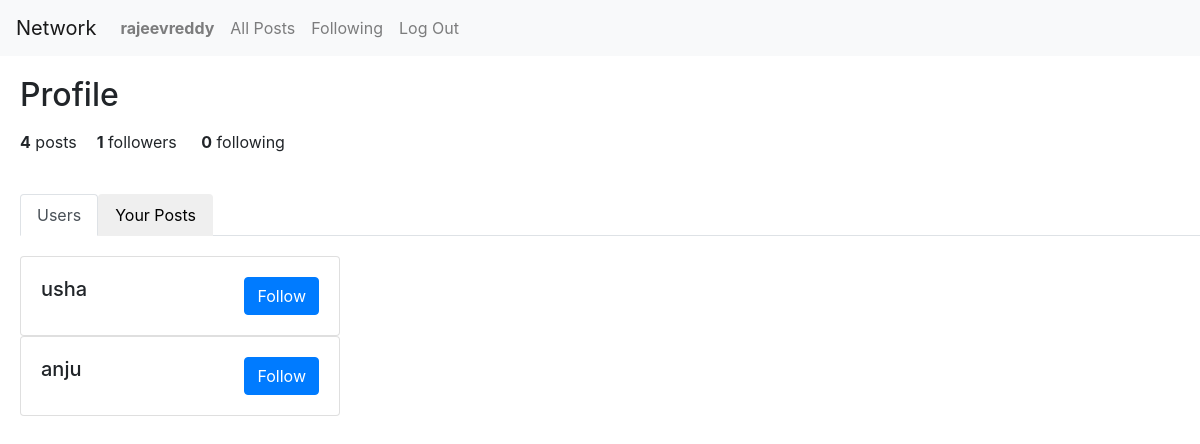
The page /profile (signed in) on the database its author committed.
### network/models.py (models this page shows)
class User(AbstractUser):
    pass

### network/views.py (the view, shortened to what this page needs)
# urls.py: path("profile", views.profile, name="profile"),
@login_required
def profile(request):
    if request.user.is_authenticated:
        user_id = request.user.id
    else:
        return HttpResponseRedirect(reverse("index"))
    user = User.objects.get(id=user_id)
    followed_by = list(user.followed_by.all())
    following = list(user.following.all())
    posts = list(user.authored_posts.order_by("-created_at").all())
    users = User.objects.exclude(id=user_id).exclude(username="rajeev")
    userList = []
    templist = []
    if len(following) == 0:
        for name in users:
            userList.append([name, False])
    return render(request, "network/profile.html", {
        "followed_by": len(followed_by),
        "following": len(following),
        "no_posts": len(posts),
        "posts": user.authored_posts.order_by("-created_at").all(),
        "users": userList
    })

### network/templates/network/profile.html (shortened to what this page needs)
{% extends "network/layout.html" %}
{% block body %}
    <h2 style="margin-left: 20px; margin-top: 20px;">Profile</h2>
    <div>
        <p> <div style="display: inline-block; font-weight: bold; margin-left: 20px">{{ no_posts }}</div> posts<div style="display: inline-block; font-weight: bold; margin-left: 20px">{{ followed_by }}</div> followers <div style="display: inline-block; font-weight: bold; margin-left: 20px">{{ following }}</div> following </p>
    </div>
    <br>
    <ul class="nav nav-tabs" id="myTab" role="tablist" style="margin-left: 20px;">
        <li class="nav-item" role="presentation">
            <button class="nav-link active" id="home-tab" data-bs-toggle="tab" data-bs-target="#home-tab-pane" type="button" role="tab" aria-controls="home-tab-pane" aria-selected="true">Users</button>
        </li>
        <li class="nav-item" role="presentation">
            <button class="nav-link" id="profile-tab" data-bs-toggle="tab" data-bs-target="#profile-tab-pane" type="button" role="tab" aria-controls="profile-tab-pane" aria-selected="false">Your Posts</button>
        </li>
    </ul>
    <div class="tab-content" id="myTabContent" style="padding: 20px;">
        <div class="tab-pane fade show active" id="home-tab-pane" role="tabpanel" aria-labelledby="home-tab" tabindex="0">
            {% for user in users %}
             <div class="card" style="width: 20rem;">
                 <div class="card-body">
                 <h5 class="card-title" style="display: inline-block;">{{ user.0 }}</h5><a href={% url 'followUnfollow' user.0 user.1 user.0.id%} class="btn btn-primary" id="followButton" style="display: inline-block; float: right;">
                     {% if user.1 %}Unfollow{% else %}Follow{% endif %}</a>
                 </div>
             </div>
            {% endfor %}
        </div>
    </div>
{% endblock %}

### network/templates/network/layout.html (shortened to what this page needs)
{% load static %}
<!DOCTYPE html>
<html lang="en">
    <head>
        <link rel="stylesheet" href="https://stackpath.bootstrapcdn.com/bootstrap/4.4.1/css/bootstrap.min.css">
        <link href="{% static 'network/styles.css' %}" rel="stylesheet">
    </head>
    <body>
        <nav class="navbar navbar-expand-lg navbar-light bg-light">
            <a class="navbar-brand" href="#">Network</a>
            <div>
              <ul class="navbar-nav mr-auto">
                {% if user.is_authenticated %}
                    <li class="nav-item">
                        <a class="nav-link" href="{% url 'profile' %}"><strong>{{ user.username }}</strong></a>
                    </li>
                {% endif %}
                <li class="nav-item">
                  <a class="nav-link" href="{% url 'index' %}">All Posts</a>
                </li>
                {% if user.is_authenticated %}
                    <li class="nav-item">
                        <a class="nav-link" href="{% url 'following' %}"">Following</a>
                    </li>
                    <li class="nav-item">
                        <a class="nav-link" href="{% url 'logout' %}">Log Out</a>
                    </li>
                {% endif %}
              </ul>
            </div>
          </nav>
        <div class="body">
            {% block body %}
            {% endblock %}
        </div>
    </body>
</html>

### rows shown on the page
User: username "rajeevreddy"
User: username "usha"
User: username "anju"

### other values the page prints
{{ no_posts }} "4"
{{ followed_by }} "1"
{{ following }} "0"
